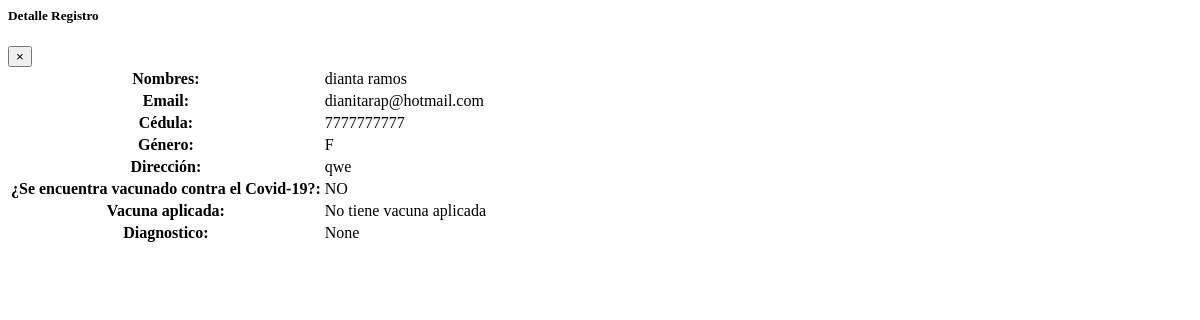
/paciente/Detalle/4 (signed in), run on an earlier commit of the app's database.
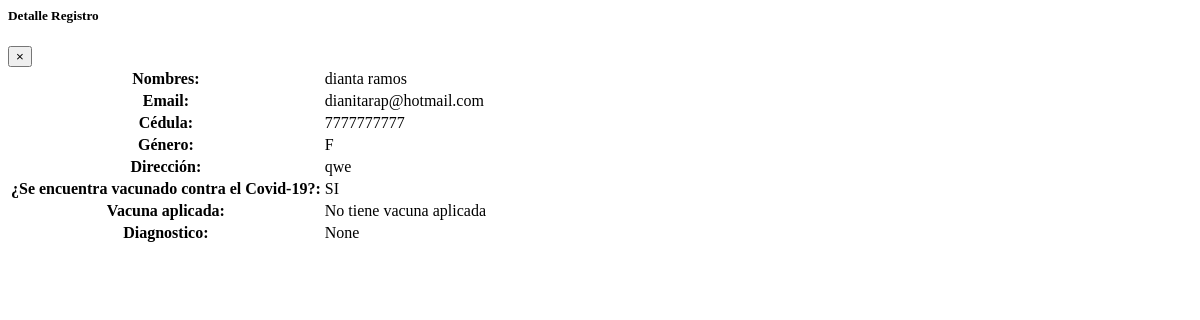
And on a later commit of the database.
### covid/views.py (the view)
# urls.py: path('paciente/Detalle/<int:pk>', key.PacienteDetailView.as_view(), name="paciente_detalle") ,
class PacienteDetailView(LoginRequiredMixin,PermissionRequiredMixin,DetailView):
    permission_required = 'covid.view_paciente'
    model = Paciente
    template_name = "paciente/paciente_detalle.html"

### templates/paciente/paciente_detalle.html (shortened to what this page needs)
<div class="modal-dialog modal-lg ">
    <div class="modal-content">
        <div class="modal-header">
            <h5 class="modal-title">Detalle Registro</h5>
            <button type="button" class="close" data-dismiss="modal" aria-label="Close">
                <span aria-hidden="true">&times;</span>
            </button>
        </div>
        <div class="modal-body ">
            <table class="table table-bordered  table-responsive-sm table-responsive-xl">
                <tbody>
                    <tr>
                        <th>Nombres:</th>
                        <td>{{ object.usuario.last_name }} {{ object.usuario.first_name }}</td>
                    </tr>
                    <tr>
                        <th>Email:</th>
                        <td colspan="5">{{ object.usuario.email }}</td>
                    </tr>
                    <tr>
                        <th>Cédula:</th>
                        <td colspan="5">{{ object.usuario.cedula }}</td>
                    </tr>
                    <tr>
                        <th>Género:</th>
                        <td colspan="5">{{ object.usuario.genero }}</td>
                    </tr>
                    <tr>
                        <th>Dirección:</th>
                        <td colspan="5">{{ object.direccion }}</td>
                    </tr>
                    <tr>
                        <th>¿Se encuentra vacunado contra el Covid-19?:</th>
                        <td colspan="5">
                            {% if object.es_vacunado == True%}
                            <span class="badge badge-success">SI</span> {% else %}
                            <span class="badge badge-danger">NO</span>{% endif %}
                        </td>
                    </tr>
                    <tr>
                        <th>Vacuna aplicada:</th>
                        <td colspan="5">
                            {% if object.vacuna %} {{object.vacuna}} {% else %} No tiene vacuna aplicada {% endif %}
                        </td>
                    </tr>
                    <tr>
                        <th>Diagnostico:</th>
                        <td colspan="5">{{ object.Diagnostico }}</td>
                    </tr>
                </tbody>
            </table>
        </div>
    </div>
</div>

What changed in the data, as far as the page shows it:
changed Paciente "qwe": es_vacunado empty → True (drawn)
Also different on the page:
text no longer shown: "NO"
text now shown: "SI"
